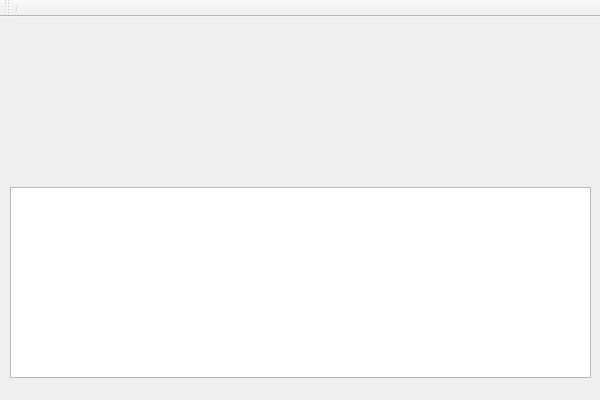
<?xml version="1.0" encoding="UTF-8"?>
<ui version="4.0">
 <class>MainWindow</class>
 <widget class="QMainWindow" name="MainWindow">
  <property name="geometry">
   <rect>
    <x>0</x>
    <y>0</y>
    <width>600</width>
    <height>400</height>
   </rect>
  </property>
  <property name="windowTitle">
   <string>MainWindow</string>
  </property>
  <widget class="QWidget" name="centralwidget">
   <widget class="QWidget" name="horizontalLayoutWidget">
    <property name="geometry">
     <rect>
      <x>10</x>
      <y>170</y>
      <width>581</width>
      <height>191</height>
     </rect>
    </property>
    <layout class="QHBoxLayout" name="horizontalLayout">
     <item>
      <widget class="QTreeView" name="treeView"/>
     </item>
    </layout>
   </widget>
   <widget class="QLabel" name="label">
    <property name="geometry">
     <rect>
      <x>10</x>
      <y>80</y>
      <width>551</width>
      <height>31</height>
     </rect>
    </property>
    <property name="text">
     <string/>
    </property>
   </widget>
  </widget>
  <widget class="QToolBar" name="toolBar_2">
   <property name="windowTitle">
    <string>toolBar_2</string>
   </property>
   <attribute name="toolBarArea">
    <enum>TopToolBarArea</enum>
   </attribute>
   <attribute name="toolBarBreak">
    <bool>true</bool>
   </attribute>
   <addaction name="separator"/>
  </widget>
 </widget>
 <resources/>
 <connections/>
</ui>
